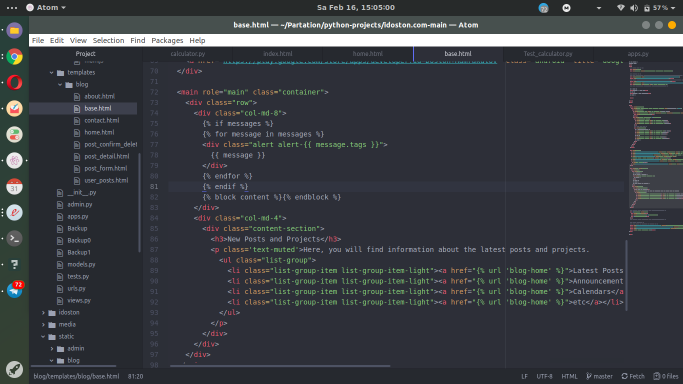
#> input picture Working_with_Images/image.png, 1366 x 768 px (shown at 1/2 size)
$ python Solution.py
#> lines starting #> are read from the running program, lines starting #| are printed output that depends on the picture
from PIL import Image

try:
    #1.  Opening image from specific path
    filename = "image.png"
    with Image.open(filename) as image:
        #2. retrieving information about image
#> image is the input picture: PIL image 1366x768 RGBA; mean R, G, B, A 56.7, 59.9, 65.7, 255
        width, height = image.size
#> width = 1366; height = 768

        print("---------------- Image infor ---------------")
        print("Width: " + str(width))
#| Width: 1366
        print("Height: " + str(height))
#| Height: 768

        print("---------------- Rotating image ---------------")
        #3. Rotating image with given angle
        img = image.rotate(180)
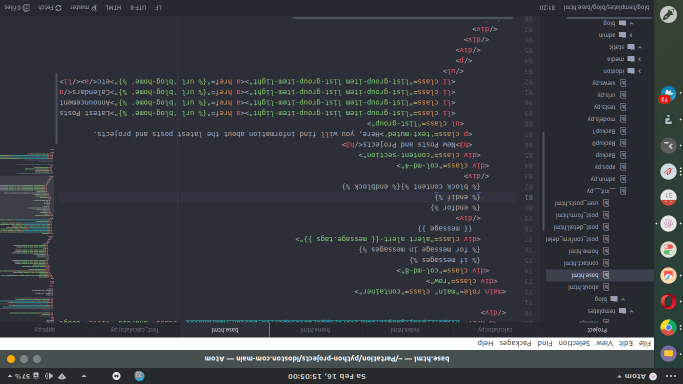
#> img: PIL image 1366x768 RGBA (shown at 1/2 size); mean R, G, B, A 56.7, 59.9, 65.7, 255

        #4. Saved in the same relative location
        img.save("rotated_picture.png")

        print("---------------- Cropping image ---------------")
        #5. Cropping the image
        area = (0, 0, width / 2, height / 2)
#> area = (0, 0, 683, 384)
        img = image.crop(area)
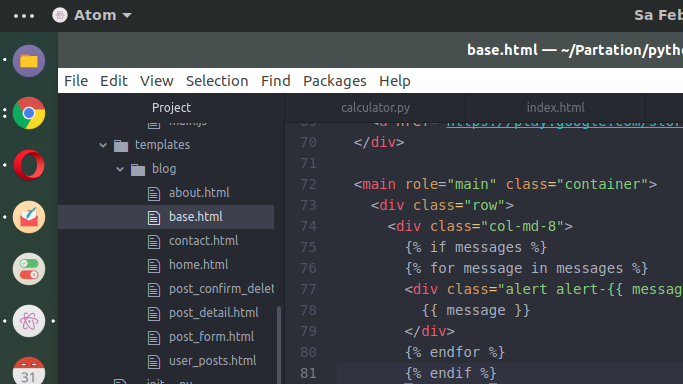
#> img: PIL image 683x384 RGBA; mean R, G, B, A 64.9, 68.2, 72.5, 255

        # Saved in the same relative location
        img.save("cropped_picture.png")

        print("---------------- Resizing image ---------------")
        #6. Resizing image
        img = img.resize((width / 2, height / 2))

        # Saved in the same relative location
        img.save("resized_picture.png")

        print("---------------- Creating a thumbnail ---------------")
        #7.  In-place modification
        image.thumbnail((200, 200))
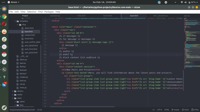
#> image: PIL image 200x112 RGBA; mean R, G, B, A 56.6, 59.8, 65.6, 255

        # Saved in the same relative location
        image.save("thumb.png")


except IOError:
    pass
